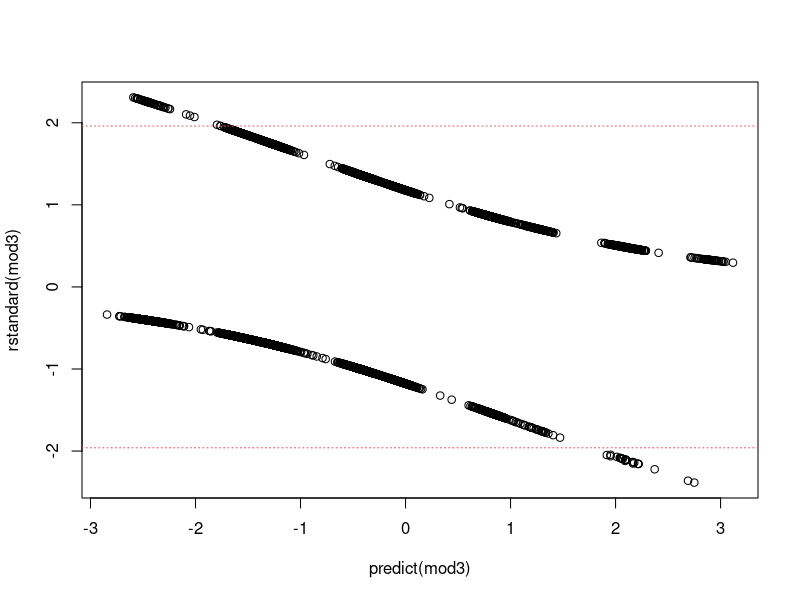
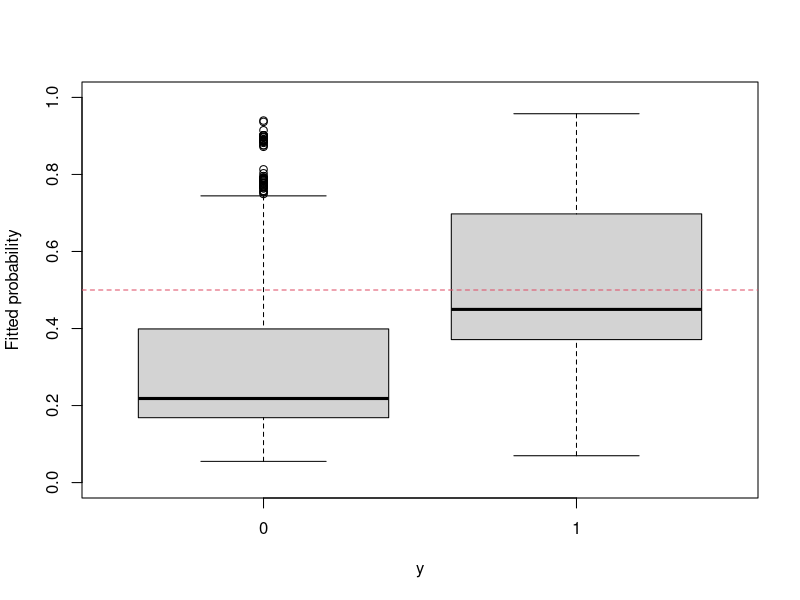
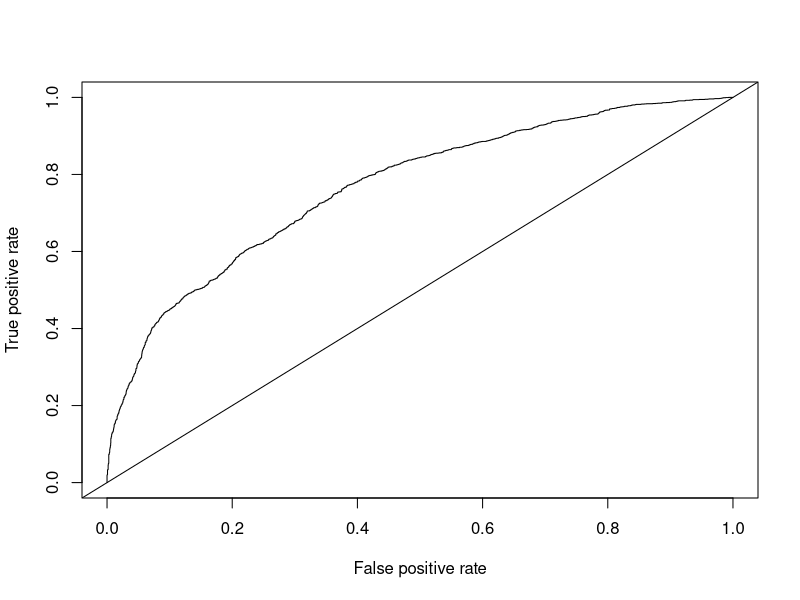
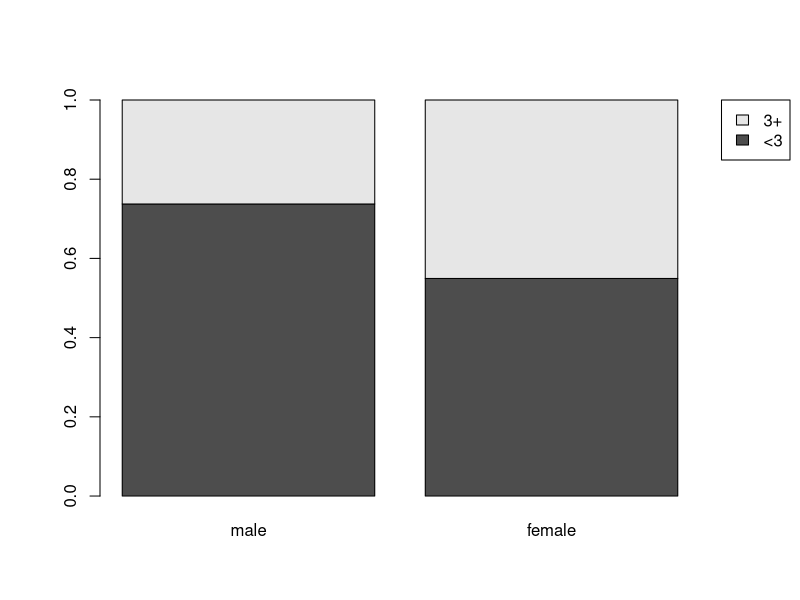
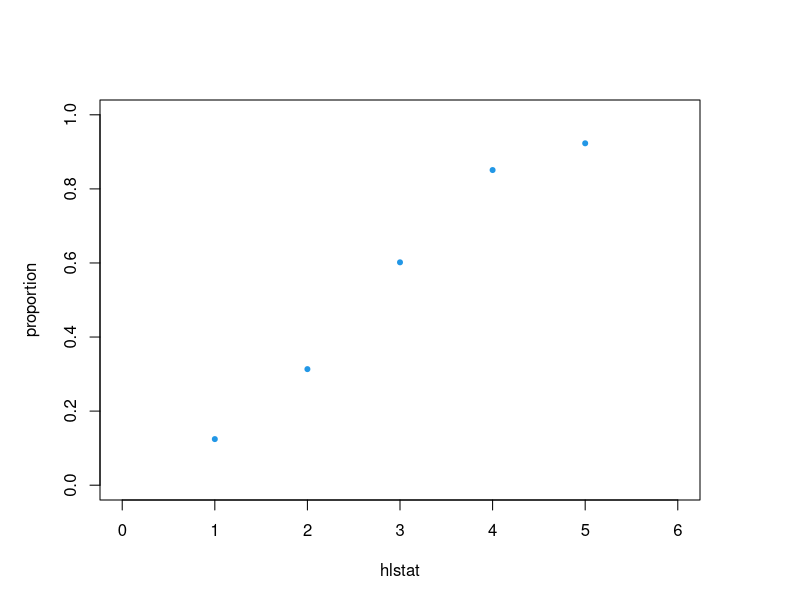
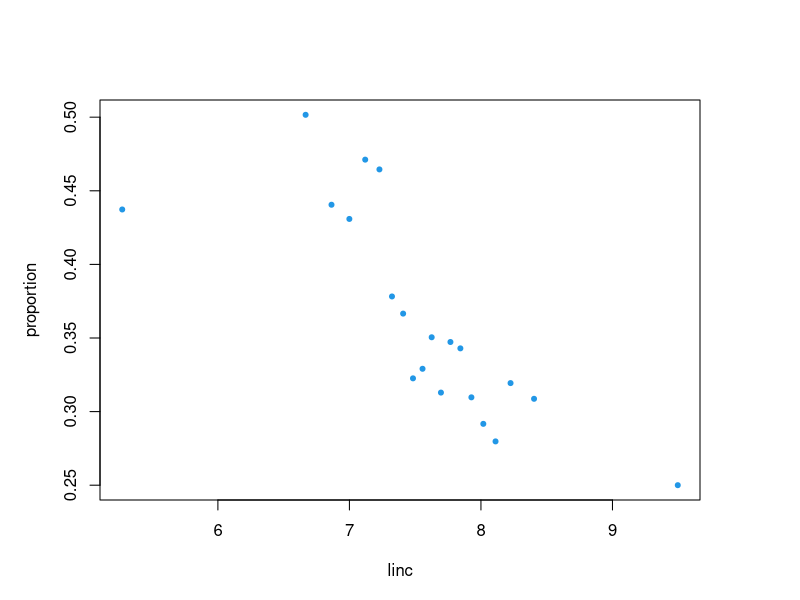
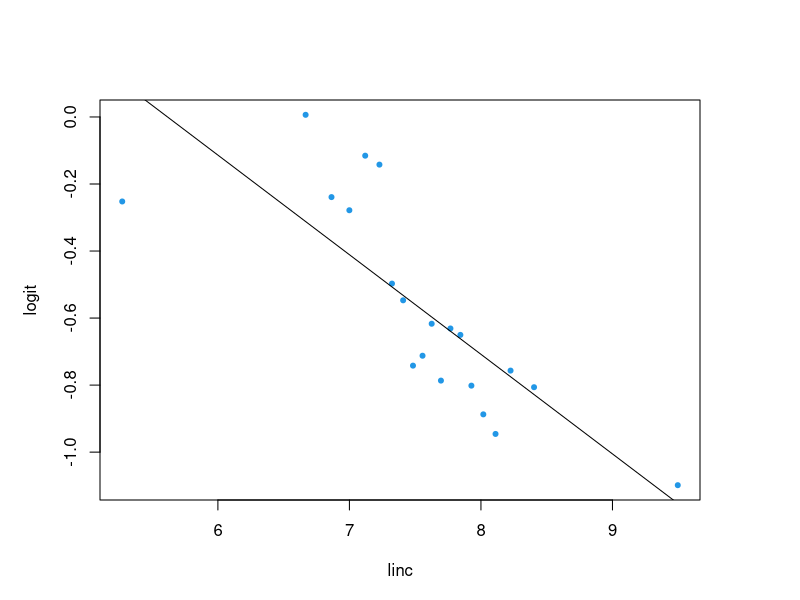

Write R code to recreate these figures, in order.
## ---- chunk 1
data <- read.table("logistic.dat", header = T)

data$hgsex <- factor(data$hgsex, levels = c(0,1), labels = c("male", "female"))
data$hlstat <- factor(data$hlstat, levels = c(1, 2, 3, 4, 5), labels = c("excellent", "good", "average", "poor", "very poor"))
data$vs2gp <- factor(data$vs2gp, levels = c(0,1), labels = c("<3", "3+"))

head(data)
str(data)
table(data$vs2gp)
## ---- chunk 2
data <- read.table("logistic.dat", header = T,
colClasses = c( rep("factor", 3), "numeric") )
# colClasses indicates the type of the variable
attach(data)
head(data)

levels(hgsex) <- c("male", "female")
levels(hlstat) <- c("excellent", "good", "average", "poor", "very poor")
levels(vs2gp) <- c("<3", "3+")
## ---- chunk 3
mod0 <- glm(vs2gp ~ 1, data = data, family = "binomial")
summary(mod0)
logit_pi <- coef(mod0)[1]
pi_hat <- exp(logit_pi)/(1 + exp(logit_pi))
pi_hat
fitted(mod0)
## ---- chunk 4
mod1 <- glm(vs2gp ~ hgsex, data = data, family = "binomial")
summary(mod1)
1- pchisq(240.5, 1)
## ---- chunk 5
mod2 <- glm(vs2gp ~ hgsex + hlstat, data = data, family = "binomial")
summary(mod2)
anova(mod1, mod2, test = "LRT")
## ---- chunk 6
head(fitted(mod2))
head(predict(mod2, type = "response"))
head(predict(mod2, type = "link"))
head(data)
## ---- chunk 7
mod3 <- glm(vs2gp ~ hgsex + hlstat+linc, data = data, family="binomial")
summary(mod3)
## ---- chunk 8
head(fitted(mod3))
head(predict(mod3, type = "response"))
head(predict(mod3, type = "link"))
head(data)
## ---- chunk 9
 r.stand <- rstandard(mod3) # standardized residuals
 r.pearson <- residuals(mod3 , type = c( "pearson" ))
 r.deviance <- residuals(mod3 , type = c( "deviance" ))

 plot(predict(mod3), rstandard(mod3))
 abline(h = -1.96, lty =3, col = 2)
abline(h = 1.96, lty = 3, col = 2)
## ---- chunk 10
library(pscl)
# McFadden
( 1 - logLik(mod3)/ logLik(mod0) )[1]
# cox-snell(r2ML)
n <- length(data$vs2gp)
rcs <- 1 - exp(logLik(mod0) * 2/n - logLik(mod3) * (2/n))
rcs[1]
# nagelkerke
( rcs * ( 1 / (1 - exp( logLik(mod0) * (2/n)) ) ) )[1]
pR2(mod3)
## ---- chunk 11
YhatP <- fitted(mod3)
boxplot( YhatP ~ vs2gp, data = data, ylab = "Fitted probability", xlab = "y", ylim = c(0,1) )
abline(h = 0.5, lty = 2, col = 2)
## ---- chunk 12
c <- 0.5
Yfac <- cut(YhatP, breaks = c(0, c, 1), labels = c(0, 1))
aa <- as.matrix(table(Yfac, data$vs2gp))
(aa[1,1]+aa[2,2])/sum(aa) # Correct classification rate
aa[2,2]/sum(aa[,2]) # Sensitivity for c = 0.5
aa[1,1]/sum(aa[,1]) # Specificity for c = 0.5
## ---- chunk 13
library(ROCR)
pred <- data.frame(data$vs2gp, YhatP)
colnames(pred) <- c("vs2gp", "YhatP")
pred <- pred[order(data$vs2gp),]
pred <- prediction(pred$YhatP, pred$vs2gp)
perf <- performance(pred, "tpr", "fpr")
plot(perf); abline(0, 1)
performance(pred, "auc")@y.values # Area under the curve
## ---- chunk 14
table(vs2gp)
prop.table( table(vs2gp) )
table(hgsex, vs2gp)
prop.table( table(hgsex, vs2gp), 1 )
# Row percentages
table(hlstat, vs2gp)
prop.table( table(hlstat, vs2gp), 2 ) # Column percentages
## ---- chunk 15
tab <- prop.table( table(hgsex, vs2gp), 1 )
par( mfrow = c(1, 1), mar = c(5, 5, 5, 5) ) # Set the margins for the plot window
barplot( t(tab), legend.text=T, args.legend = list( x="topright",
inset=c(-0.15, 0) ) )
## ---- chunk 16
## hlstat ##
tab <- prop.table( table(hlstat, vs2gp), 1 )
plot( tab[,2], xlab = "hlstat", ylab = "proportion", col = 4, pch = 20,
ylim = c(0, 1), xlim = c(0, 6) )
## ---- chunk 17
## linc ##
groups <- 20
qq <- quantile( data$linc, seq(0, 1, 1/groups) )
cat.inc <- cut( data$linc, breaks = qq, labels = c(1 : groups) )
# Recoding linc into groups
aa <- prop.table( table(cat.inc, data$vs2gp), 1 )
# Calculating the proportions of y = 1 for each group

mid.point <- qq[ -(groups+1) ] + (qq[-1] - qq[ -(groups+1) ])/2
plot(mid.point, aa[,2], xlab = "linc", ylab = "proportion", col = 4, pch = 20)
# Look at the vertical axis
# The plot seems linear because our proportions vary on a small portion
# of the interval (0,1)
## ---- chunk 18
logitp <- log(aa[,2]/(aa[,1]))
plot(mid.point, logitp, xlab = "linc", ylab = "logit", col = 4, pch = 20)
abline( lm(logitp ~ mid.point) )
